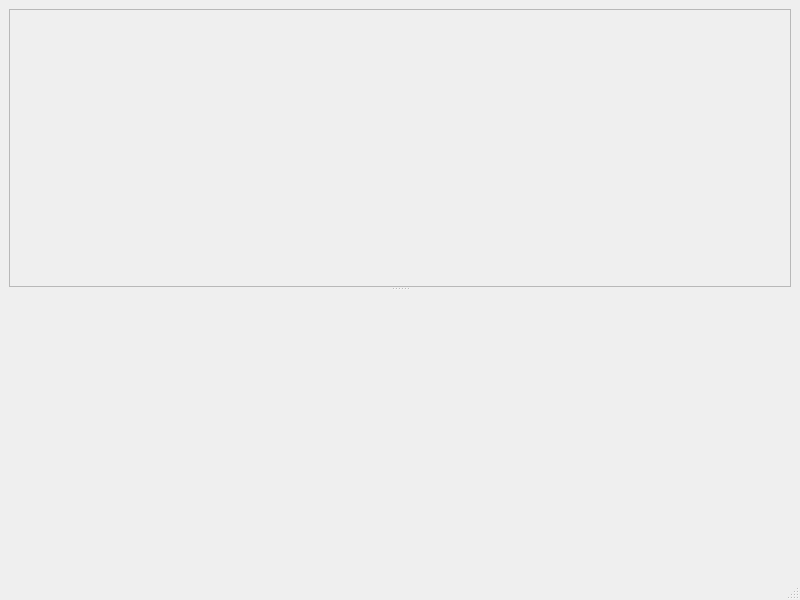
<?xml version="1.0" encoding="UTF-8"?>
<ui version="4.0">
 <class>MainWindow</class>
 <widget class="QMainWindow" name="MainWindow">
  <property name="geometry">
   <rect>
    <x>0</x>
    <y>0</y>
    <width>800</width>
    <height>600</height>
   </rect>
  </property>
  <property name="sizePolicy">
   <sizepolicy hsizetype="Maximum" vsizetype="Maximum">
    <horstretch>0</horstretch>
    <verstretch>0</verstretch>
   </sizepolicy>
  </property>
  <property name="windowTitle">
   <string>MainWindow</string>
  </property>
  <widget class="QWidget" name="centralwidget">
   <layout class="QVBoxLayout" name="verticalLayout">
    <item>
     <widget class="QSplitter" name="splitter">
      <property name="orientation">
       <enum>Qt::Orientation::Vertical</enum>
      </property>
      <widget class="TranslationUnitFrame" name="frame">
       <property name="frameShape">
        <enum>QFrame::Shape::StyledPanel</enum>
       </property>
       <property name="frameShadow">
        <enum>QFrame::Shadow::Raised</enum>
       </property>
      </widget>
      <widget class="GlossaryWidget" name="glossary" native="true"/>
     </widget>
    </item>
   </layout>
  </widget>
  <widget class="QMenuBar" name="menubar">
   <property name="geometry">
    <rect>
     <x>0</x>
     <y>0</y>
     <width>800</width>
     <height>19</height>
    </rect>
   </property>
  </widget>
  <widget class="QStatusBar" name="statusbar"/>
 </widget>
 <customwidgets>
  <customwidget>
   <class>TranslationUnitFrame</class>
   <extends>QFrame</extends>
   <header>translationunitframe.h</header>
   <container>1</container>
  </customwidget>
  <customwidget>
   <class>GlossaryWidget</class>
   <extends>QWidget</extends>
   <header>glossarywidget.h</header>
   <container>1</container>
  </customwidget>
 </customwidgets>
 <resources/>
 <connections/>
</ui>
